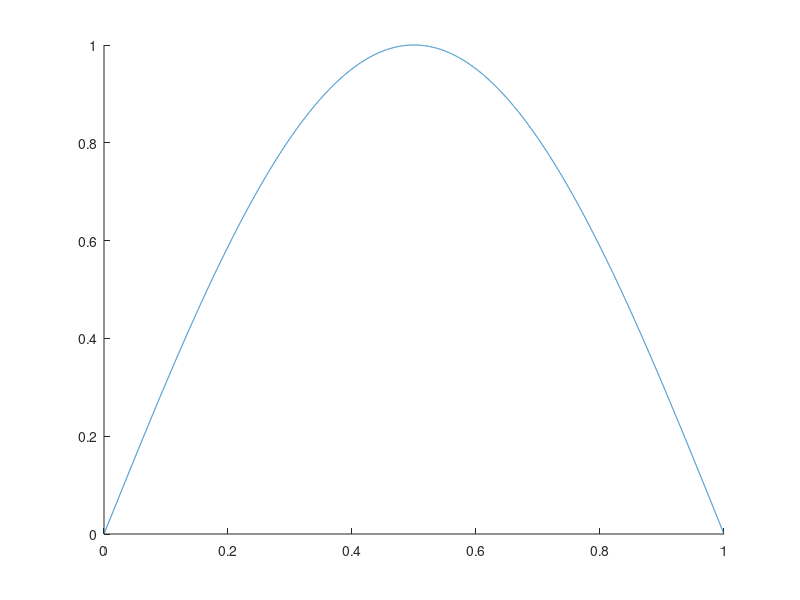

This chart was generated by the following MATLAB code: (Note: this script raises an error after producing the figure.)
clear
close all
clc
tic;



N =[10,15,20,25,30];
NN = size(N,2);
str = cell(NN,1);
error = zeros(NN,1);

figure(1);
hold on;
x1=0:0.0001:1;
plot(x1,sin(pi*x1));
pause;

for i=1:NN
[x,y] = example22A(N(i));
error(i) =  norm(y-sin(pi*x),'inf');
str(i+1) = {['N = ',num2str(N(i))]};
plot(x,y);
pause
end

str(1) = {'true solution '};
legend(str,'Location','northeast');
hold off;

figure(2);
plot(log(N'),log(error),'r-+');
disp(polyfit(log(N'),log(error),1));


